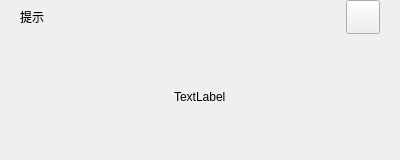
<?xml version="1.0" encoding="UTF-8"?>
<ui version="4.0">
 <class>TNWarnDlag</class>
 <widget class="QWidget" name="TNWarnDlag">
  <property name="geometry">
   <rect>
    <x>0</x>
    <y>0</y>
    <width>400</width>
    <height>160</height>
   </rect>
  </property>
  <property name="maximumSize">
   <size>
    <width>400</width>
    <height>160</height>
   </size>
  </property>
  <property name="windowTitle">
   <string>TNWarnDlag</string>
  </property>
  <layout class="QVBoxLayout" name="verticalLayout_2">
   <property name="spacing">
    <number>0</number>
   </property>
   <property name="leftMargin">
    <number>0</number>
   </property>
   <property name="topMargin">
    <number>0</number>
   </property>
   <property name="rightMargin">
    <number>0</number>
   </property>
   <property name="bottomMargin">
    <number>0</number>
   </property>
   <item>
    <widget class="QWidget" name="widget_warn_head" native="true">
     <property name="minimumSize">
      <size>
       <width>0</width>
       <height>34</height>
      </size>
     </property>
     <property name="maximumSize">
      <size>
       <width>16777215</width>
       <height>34</height>
      </size>
     </property>
     <layout class="QHBoxLayout" name="horizontalLayout_3">
      <property name="spacing">
       <number>0</number>
      </property>
      <property name="leftMargin">
       <number>20</number>
      </property>
      <property name="topMargin">
       <number>0</number>
      </property>
      <property name="rightMargin">
       <number>20</number>
      </property>
      <property name="bottomMargin">
       <number>0</number>
      </property>
      <item>
       <widget class="QLabel" name="label_notify_static">
        <property name="text">
         <string>提示</string>
        </property>
       </widget>
      </item>
      <item>
       <spacer name="horizontalSpacer_3">
        <property name="orientation">
         <enum>Qt::Horizontal</enum>
        </property>
        <property name="sizeHint" stdset="0">
         <size>
          <width>293</width>
          <height>20</height>
         </size>
        </property>
       </spacer>
      </item>
      <item>
       <widget class="QPushButton" name="pushButton_notify_close">
        <property name="maximumSize">
         <size>
          <width>34</width>
          <height>34</height>
         </size>
        </property>
        <property name="text">
         <string/>
        </property>
       </widget>
      </item>
     </layout>
    </widget>
   </item>
   <item>
    <widget class="QWidget" name="widget_warn_bottom" native="true">
     <layout class="QVBoxLayout" name="verticalLayout">
      <property name="spacing">
       <number>0</number>
      </property>
      <property name="leftMargin">
       <number>0</number>
      </property>
      <property name="topMargin">
       <number>0</number>
      </property>
      <property name="rightMargin">
       <number>0</number>
      </property>
      <property name="bottomMargin">
       <number>0</number>
      </property>
      <item>
       <spacer name="verticalSpacer">
        <property name="orientation">
         <enum>Qt::Vertical</enum>
        </property>
        <property name="sizeHint" stdset="0">
         <size>
          <width>20</width>
          <height>54</height>
         </size>
        </property>
       </spacer>
      </item>
      <item>
       <layout class="QHBoxLayout" name="horizontalLayout">
        <item>
         <spacer name="horizontalSpacer">
          <property name="orientation">
           <enum>Qt::Horizontal</enum>
          </property>
          <property name="sizeHint" stdset="0">
           <size>
            <width>40</width>
            <height>20</height>
           </size>
          </property>
         </spacer>
        </item>
        <item>
         <widget class="QLabel" name="label_notify">
          <property name="text">
           <string>TextLabel</string>
          </property>
         </widget>
        </item>
        <item>
         <spacer name="horizontalSpacer_2">
          <property name="orientation">
           <enum>Qt::Horizontal</enum>
          </property>
          <property name="sizeHint" stdset="0">
           <size>
            <width>40</width>
            <height>20</height>
           </size>
          </property>
         </spacer>
        </item>
       </layout>
      </item>
      <item>
       <spacer name="verticalSpacer_2">
        <property name="orientation">
         <enum>Qt::Vertical</enum>
        </property>
        <property name="sizeHint" stdset="0">
         <size>
          <width>20</width>
          <height>54</height>
         </size>
        </property>
       </spacer>
      </item>
     </layout>
    </widget>
   </item>
  </layout>
 </widget>
 <layoutdefault spacing="6" margin="11"/>
 <resources/>
 <connections/>
</ui>
